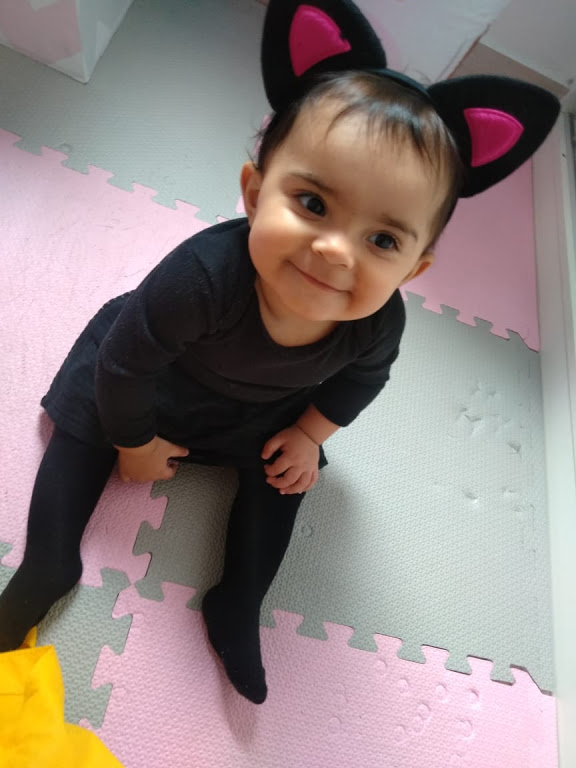
#> input picture biometria/imgs/marina.jpg, 576 x 768 px
$ python biometDigit.py   (older library calls are emulated)
#> lines starting #> are read from the running program, lines starting #| are printed output that depends on the picture; after the words box and inside, x2 and y2 are one past the last pixel; in counts of white or black regions, pixels touching at a corner belong together
#import mahotas as mahotas
import numpy as np
import cv2
from matplotlib import pyplot as plt

#leitura imagem
# [17 lines left out: function lerSalvarImagem, not called in this run]

#lerSalvarImagem()


def mascara(): # mostra imagem original e um circulo preto com imagem dentro
    img = cv2.imread('imgs/marina.jpg')
#> img is the input picture: shape (768, 576, 3); mean B, G, R 128.2, 130.9, 144.4
    cv2.imshow("Original", img)
    mascara = np.zeros(img.shape[:2], dtype="uint8")
    (cX, cY) = (img.shape[1] // 2, img.shape[0] // 2)
#> cX = 288; cY = 384
    cv2.circle(mascara, (cX, cY), 100, 255, -1)
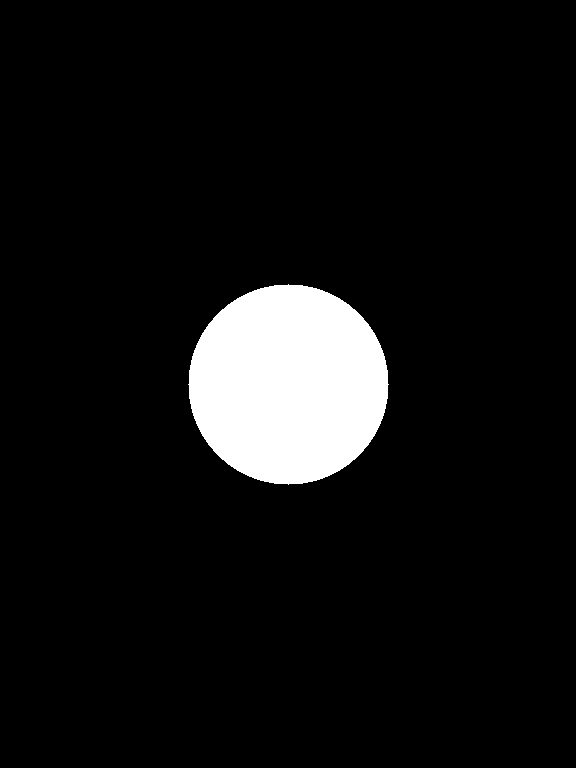
#> mascara: shape (768, 576); 7.1% white; 1 white region, box (x1, y1, x2, y2) and area: (188, 284, 389, 485) 31417
    img_com_mascara = cv2.bitwise_and(img, img, mask=mascara)
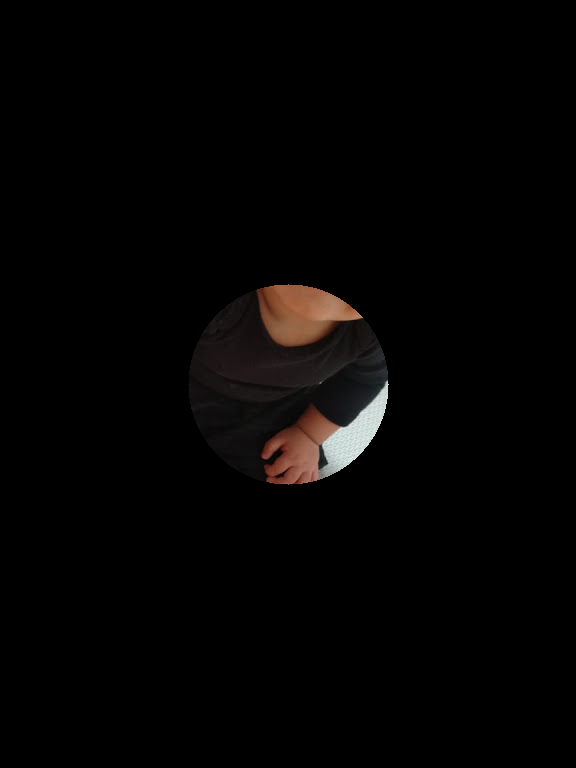
#> img_com_mascara: shape (768, 576, 3); mean B, G, R 3.2, 3.6, 4.6
    cv2.imshow("Máscara aplicada à imagem", img_com_mascara)
    cv2.waitKey(0)


mascara()

# [246 lines left out: functions escalaCinza, canaisImagemColorida, histograma, espelhaImagem, suavizarImagem, suavizarImagemGaus and 9 more, not called in this run]


#> (the run stopped early here; a loop or call above may not have finished)
